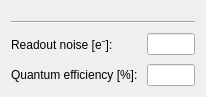
<?xml version="1.0" encoding="UTF-8"?>
<ui version="4.0">
 <class>Form</class>
 <widget class="QWidget" name="Form">
  <property name="geometry">
   <rect>
    <x>0</x>
    <y>0</y>
    <width>206</width>
    <height>97</height>
   </rect>
  </property>
  <property name="windowTitle">
   <string>Form</string>
  </property>
  <layout class="QVBoxLayout" name="verticalLayout_2">
   <property name="spacing">
    <number>9</number>
   </property>
   <item>
    <widget class="PresetPickerWidget" name="presetPicker" native="true"/>
   </item>
   <item>
    <widget class="Line" name="line">
     <property name="orientation">
      <enum>Qt::Horizontal</enum>
     </property>
    </widget>
   </item>
   <item>
    <layout class="QFormLayout" name="formLayout">
     <item row="0" column="1">
      <widget class="FreeFloatBox" name="editReadoutNoise"/>
     </item>
     <item row="0" column="0">
      <widget class="QLabel" name="lblReadoutNoise">
       <property name="text">
        <string>Readout noise [e⁻]:</string>
       </property>
      </widget>
     </item>
     <item row="1" column="0">
      <widget class="QLabel" name="lblQuantumEfficiency">
       <property name="text">
        <string>Quantum efficiency [%]:</string>
       </property>
      </widget>
     </item>
     <item row="1" column="1">
      <widget class="FreeFloatBox" name="editQuantumEfficiency"/>
     </item>
    </layout>
   </item>
  </layout>
 </widget>
 <customwidgets>
  <customwidget>
   <class>FreeFloatBox</class>
   <extends>QLineEdit</extends>
   <header>frcpredict.ui</header>
  </customwidget>
  <customwidget>
   <class>PresetPickerWidget</class>
   <extends>QWidget</extends>
   <header>frcpredict.ui</header>
   <container>1</container>
  </customwidget>
 </customwidgets>
 <tabstops>
  <tabstop>editReadoutNoise</tabstop>
  <tabstop>editQuantumEfficiency</tabstop>
 </tabstops>
 <resources/>
 <connections/>
</ui>
